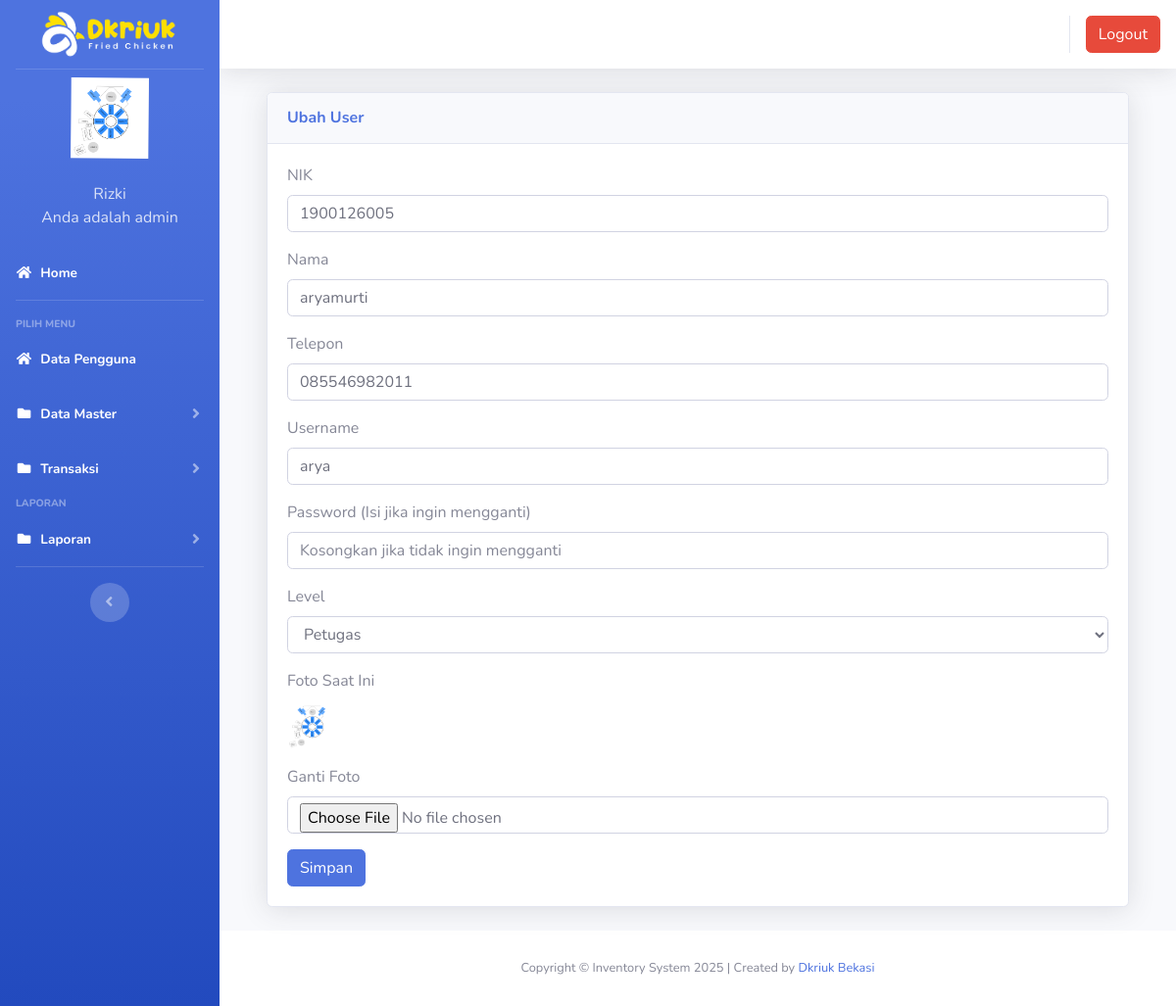
Page /index3.php?page=pengguna&aksi=ubahpengguna&id=2 (signed in) on the committed database.
### tables this page shows
CREATE TABLE IF NOT EXISTS `users` (
  `id` int(11) NOT NULL AUTO_INCREMENT,
  `nik` varchar(10) NOT NULL,
  `nama` varchar(100) NOT NULL,
  `alamat` varchar(200) NOT NULL,
  `telepon` varchar(100) NOT NULL,
  `username` varchar(100) NOT NULL,
  `password` varchar(100) NOT NULL,
  `level` varchar(25) NOT NULL DEFAULT 'member',
  `foto` varchar(255) NOT NULL,
  PRIMARY KEY (`id`)
);

### index3.php (the view, shortened to what this page needs)
<?php
	$koneksi = new mysqli("localhost","pora5278_fahmi","Au1b839@@","pora5278_inventrizki");
	?>
<!DOCTYPE html>
<html lang="en">
<head>
  <link href="vendor/fontawesome-free/css/all.min.css" rel="stylesheet" type="text/css">
  <link href="css/sb-admin-2.min.css" rel="stylesheet">
  <link href="vendor/datatables/dataTables.bootstrap4.min.css" rel="stylesheet">
</head>
<body id="page-top">
  <div id="wrapper">
    <ul class="navbar-nav bg-gradient-primary sidebar sidebar-dark accordion" id="accordionSidebar">
      <a class="sidebar-brand d-flex align-items-center justify-content-center" href="index3.php">
        <div class="sidebar-brand-text mx-2">
          <img src="img/logodkriuk.png" alt="Logo Image" width="150px"/>
        </div>
      </a>
 <?php
   if ($_SESSION['admin']) {
	   $user = $_SESSION['admin'];
   }
   $sql =$koneksi->query("select * from users where id='$user'");
   $data = $sql->fetch_assoc();
   ?>
    <li class="d-flex align-items-center justify-content-center">
        <a class="nav-link">
		 <img src="img/<?php echo $data['foto']?>" class="img-circle" width="80" alt="User"/></a>
	  </li>
		 <li class="nav-item ">
        <a class="nav-link">
         	<div class="d-flex align-items-center justify-content-center" class="name">  <?php echo  $data['nama'];?></div></font>
			<div class="d-flex align-items-center justify-content-center" class="email">Anda adalah <?php echo $data['level'];?></div>
		 </a>
      </li>
      <li class="nav-item active">
        <a class="nav-link" href="?page=home3">
          <i class="fas fa-fw fa-home"></i>
          <span>Home</span></a>
      </li>
      <hr class="sidebar-divider">
      <div class="sidebar-heading">
        Pilih Menu
      </div>
	    <li class="nav-item active">
        <a class="nav-link" href="?page=pengguna">
          <i class="fas fa-fw fa-home"></i>
          <span>Data Pengguna</span></a>
      </li>
	   <li class="nav-item active">
        <a class="nav-link collapsed" href="#" data-toggle="collapse" data-target="#collapseData" aria-expanded="true" aria-controls="collapseData">
          <i class="fas fa-fw fa-folder"></i>
          <span>Data Master</span>
        </a>
      </li>
	    <li class="nav-item active">
        <a class="nav-link collapsed" href="#" data-toggle="collapse" data-target="#collapsePages" aria-expanded="true" aria-controls="collapsePages">
          <i class="fas fa-fw fa-folder"></i>
          <span>Transaksi</span>
        </a>
      </li>
      <div class="sidebar-heading">
        Laporan
      </div>
	     <li class="nav-item active">
        <a class="nav-link collapsed" href="#" data-toggle="collapse" data-target="#collapseLaporan" aria-expanded="true" aria-controls="collapseLaporan">
          <i class="fas fa-fw fa-folder"></i>
          <span>Laporan</span>
        </a>
      </li>
      <hr class="sidebar-divider d-none d-md-block">
      <div class="text-center d-none d-md-inline">
        <button class="rounded-circle border-0" id="sidebarToggle"></button>
      </div>
    </ul>
    <div id="content-wrapper" class="d-flex flex-column">
      <div id="content">
        <nav class="navbar navbar-expand navbar-light bg-white topbar mb-4 static-top shadow">
          <ul class="navbar-nav ml-auto">
            <li class="nav-item dropdown no-arrow">
			 <div class="top-menu">
        <ul class="nav pull-right top-menu">
           <li><a onclick="return confirm('Apakah anda yakin akan logout?')" class="btn btn-danger" class="logout" href="logout.php">Logout</a></li>
        </ul>
      </div>
            </li>
          </ul>
        </nav>
        <div class="container-fluid">
		 <section class="content">
		      <?php
			   $page = $_GET['page'];
			   $aksi = $_GET['aksi'];
			   	if ($page == "pengguna") {
				    if ($aksi == "ubahpengguna") {
					   include "page/pengguna/ubahpengguna.php";
				   }
			   }
			   ?>
    </section>
</div>
    </div>
      <footer class="sticky-footer bg-white" style="">
        <div class="container my-auto">
          <div class="copyright text-center my-auto">
            <span>Copyright  &copy; Inventory System 2025 | Created by <a href='https://dkriuk.com/' title='Drkiuk' target='_blank'>Dkriuk Bekasi</a>
            </span>
          </div>
        </div>
      </footer>
  </div>
  </div>
</body>
</html>

### page/pengguna/ubahpengguna.php (shortened to what this page needs)
<?php
$id = intval($_GET['id']);
$sql2 = $koneksi->prepare("SELECT * FROM users WHERE id = ?");
$sql2->bind_param('i', $id);
$sql2->execute();
$result = $sql2->get_result();
$tampil = $result->fetch_assoc();
?>
<div class="container-fluid">
    <div class="card shadow mb-4">
        <div class="card-header py-3">
            <h6 class="m-0 font-weight-bold text-primary">Ubah User</h6>
        </div>
        <div class="card-body">
            <form method="POST" enctype="multipart/form-data">
                <div class="form-group">
                    <label>NIK</label>
                    <input type="number" name="nik" value="<?= htmlspecialchars($tampil['nik']) ?>" class="form-control" required />
                </div>
                <div class="form-group">
                    <label>Nama</label>
                    <input type="text" name="nama" value="<?= htmlspecialchars($tampil['nama']) ?>" class="form-control" required />
                </div>
                <div class="form-group">
                    <label>Telepon</label>
                    <input type="number" name="telepon" value="<?= htmlspecialchars($tampil['telepon']) ?>" class="form-control" required />
                </div>
                <div class="form-group">
                    <label>Username</label>
                    <input type="text" name="username" value="<?= htmlspecialchars($tampil['username']) ?>" class="form-control" required />
                </div>
                <div class="form-group">
                    <label>Password (Isi jika ingin mengganti)</label>
                    <input type="password" name="password" class="form-control" placeholder="Kosongkan jika tidak ingin mengganti" />
                </div>
                <div class="form-group">
                    <label>Level</label>
                    <select name="level" class="form-control" required>
                        <option value="petugas" <?= ($tampil['level'] == 'petugas') ? 'selected' : '' ?>>Petugas</option>
                    </select>
                </div>
                <div class="form-group">
                    <label>Foto Saat Ini</label><br>
                    <img src="img/<?= htmlspecialchars($tampil['foto']) ?>" width="50" height="50" alt="Foto User">
                </div>
                <div class="form-group">
                    <label>Ganti Foto</label>
                    <input type="file" name="foto" class="form-control" />
                </div>
                <button type="submit" name="simpan" class="btn btn-primary">Simpan</button>
            </form>
        </div>
    </div>
</div>

### rows in the picture
users: foto (picture), nama "Rizki", level "admin"
users: nik "1900126005", nama "aryamurti", telepon "085546982011", username "arya", level "Petugas", foto (picture)
